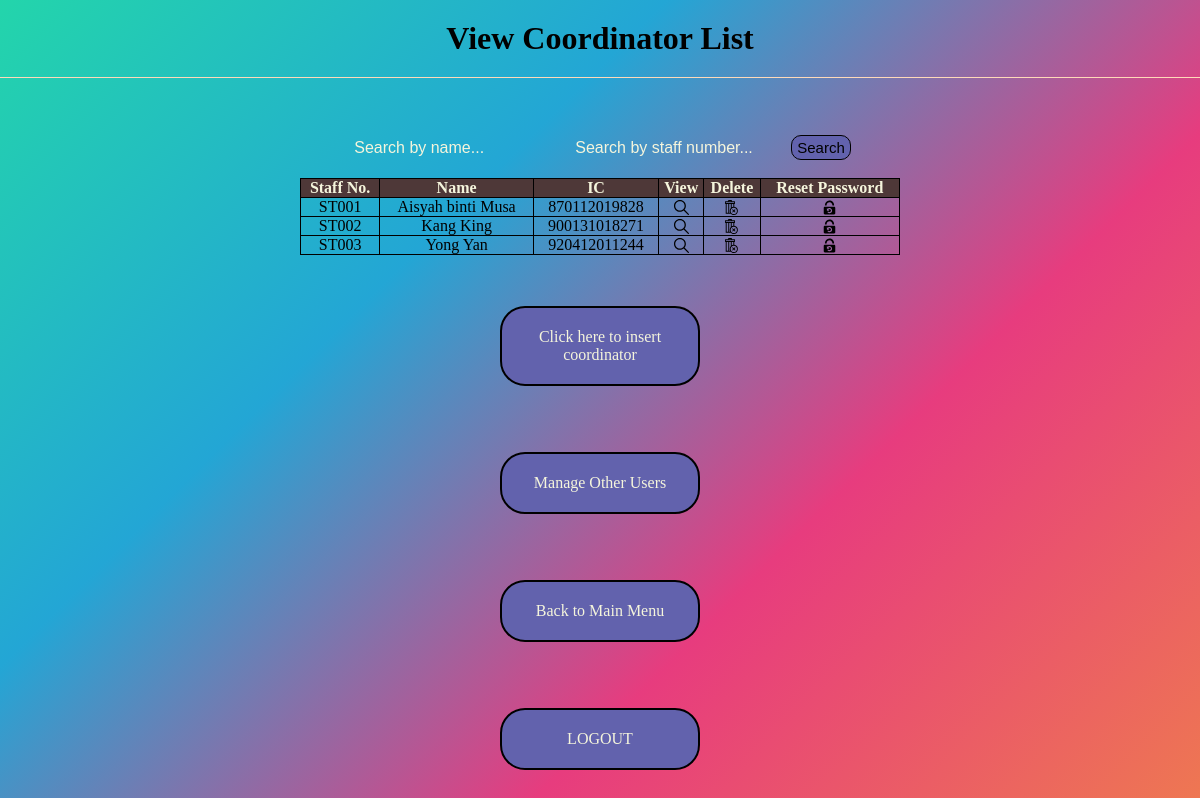
The page /view_coor_list.php (signed in) on the database its author committed.
### tables this page shows
CREATE TABLE `coordinator` (
  `coor_staff_no` varchar(10) NOT NULL,
  `coor_ic` varchar(20) NOT NULL,
  `coor_name` varchar(50) NOT NULL,
  `coor_address` varchar(100) NOT NULL,
  `coor_phone` varchar(20) NOT NULL,
  `coor_email` varchar(30) NOT NULL,
  `coor_username` varchar(20) NOT NULL
);

### view_coor_list.php (the view, shortened to what this page needs)
<?php
if ($_SESSION["LEVEL"] == 1) {
?>
	<html>
	<head><title>Manage Coordinator Data</title><head>
	<link rel="stylesheet" href="style1.css">
	<body>
	<div class="main">
	<h1 class="title">View Coordinator List</h1>
	</div>
		<?php
	     require ("config.php");
		 if (isset($_GET["search_name"]) and isset($_GET["search_staff_no"]))
		 {
			$sql = "SELECT * FROM coordinator WHERE coor_name LIKE '%$search_name%' and coor_staff_no LIKE '%$search_staff_no%'";
		 }
		 else if (isset($_GET["search_name"]))
		 {
			$sql = "SELECT * FROM coordinator WHERE coor_name LIKE '%$search_name%'";
		 }
		 else if (isset($_GET["search_staff_no"]))
		 {
			$sql = "SELECT * FROM coordinator WHERE coor_staff_no LIKE '%$search_staff_no%'";
		 }
		 else
		 {
			$sql = "SELECT * FROM coordinator";
		 }
		 $result = mysqli_query($conn, $sql);
		 if (!$result) die("SQL query error encountered :".mysqli_error() ); ?>
		<div class="search">
		<form name = 'search_name_form' method = "GET" action = "view_coor_list.php">
		 	<input type="text" name="search_name" size="20" placeholder="Search by name...">
			<input type="text" name="search_staff_no" size="20" maxlength="10" placeholder="Search by staff number...">
			<input type = "submit" value = "Search">
		 </form>
		</div>
		 <?php if (mysqli_num_rows($result) > 0) { 	?>
		<table width="600" border="1" cellspacing="0" cellpadding="3">
		<thead>
		<tr>
		<td align="center"><strong>Staff No.</strong></td>
		<td align="center"><strong>Name</strong></td>
		<td align="center"><strong>IC</strong></td>
		<td align="center"><strong>View</strong></td>
		<td align="center"><strong>Delete</strong></td>
		<td align="center"><strong>Reset Password</strong></td>
		</tr>
		 </thead>
		<?php
			while($rows = mysqli_fetch_assoc($result)) {
		?>
	     <tr>
			<td><?php echo $rows['coor_staff_no']; ?></td>
			<td><?php echo $rows['coor_name']; ?></td>
			<td><?php echo $rows['coor_ic']; ?></td>
			<td align="center"> <a href="view_coor.php?id=<?php echo $rows['coor_staff_no']; ?>"><img src ='Icons/search.svg' width = "15px"></a> </td>
			<td align="center"> <a href="delete_coordinator.php?id=<?php echo $rows['coor_staff_no'];?>" onclick="return confirm('Are you sure you want to delete this coordinator?');"><img src = 'Icons/delete.svg' width = '15px'></a> </td>
			<td align="center"> <a href="update_login.php?id=<?php echo $rows['coor_username'];?>&resetFrom=coorList" onclick="return confirm('Are you sure you want to reset the password of this coordinator?');"><img src ='Icons/reset.svg' width="15px"></a> </td>
		</tr>
		<?php
			}
		} else {
			echo "<h3 style='text-align:center;'>There are no records to show.</h3>";
			}
	   ?>
	    </table>
		<div class="main">
		<br><br>
		<a href="coor_form.php">Click here to insert coordinator</a>
		<br><br>
		<a href="manage_user_page.php">Manage Other Users</a>
		<br/><br/>
		<a href="main.php">Back to Main Menu</a>
		<br/><br/>
	    <a href="logout.php" onclick="return confirm('Are you sure you want to logout?')">LOGOUT</a>
 	<?php }
	else {
	echo "<p>Wrong User Level! You are not authorized to view this page</p>";
	echo "<p><a href='main.php'>Back to main page</a></p>";
	echo "<p><a href='logout.php'>LOGOUT</a></p>";
   }
  ?>
    </div>
	</body>
	</html>

### style1.css (style rules this page uses)
* { margin: 0; padding: 0; box-sizing: border-box; font-family: Georgia (serif); }
body { margin: 0; padding: 0; background: linear-gradient(-45deg, #ee7752, #e73c7e, #23a6d5, #23d5ab); min-height: 100vh; height: auto; }
.main .title { text-align: center; padding: 20px; border-bottom: 1px solid peachpuff; margin-bottom: 50px; }
.main a { text-decoration: none; text-align: center; color: beige; background-color: rgb(98, 98, 173); width: 200px; padding: 20px; margin: 15px auto; border: 2px solid black; border-radius: 25px; display: flex; justify-content: center; }
table { border-collapse: collapse; text-align: center; margin: auto; margin-top: 10px; }
th, td { border: 1px solid black; }
thead { background-color: rgb(78, 56, 56); color: beige; }
table a { text-decoration: none; color: rgb(199, 199, 45); }
.search { display: flex; justify-content: center; }
.search input { padding: 0 5px; height: 40px; font-size: 16px; border: none; background: none; outline: none; }
.search ::placeholder { color: beige; }
.search input[type="submit"] { width: auto; height: 25px; border: 1px solid black; background: rgb(98, 98, 173); border-radius: 10px; font-size: 15px; font-weight: 400px; cursor: pointer; outline: none; }

### rows shown on the page
coordinator: coor_staff_no "ST001", coor_name "Aisyah binti Musa", coor_ic "870112019828"
coordinator: coor_staff_no "ST002", coor_name "Kang King", coor_ic "900131018271"
coordinator: coor_staff_no "ST003", coor_name "Yong Yan", coor_ic "920412011244"
